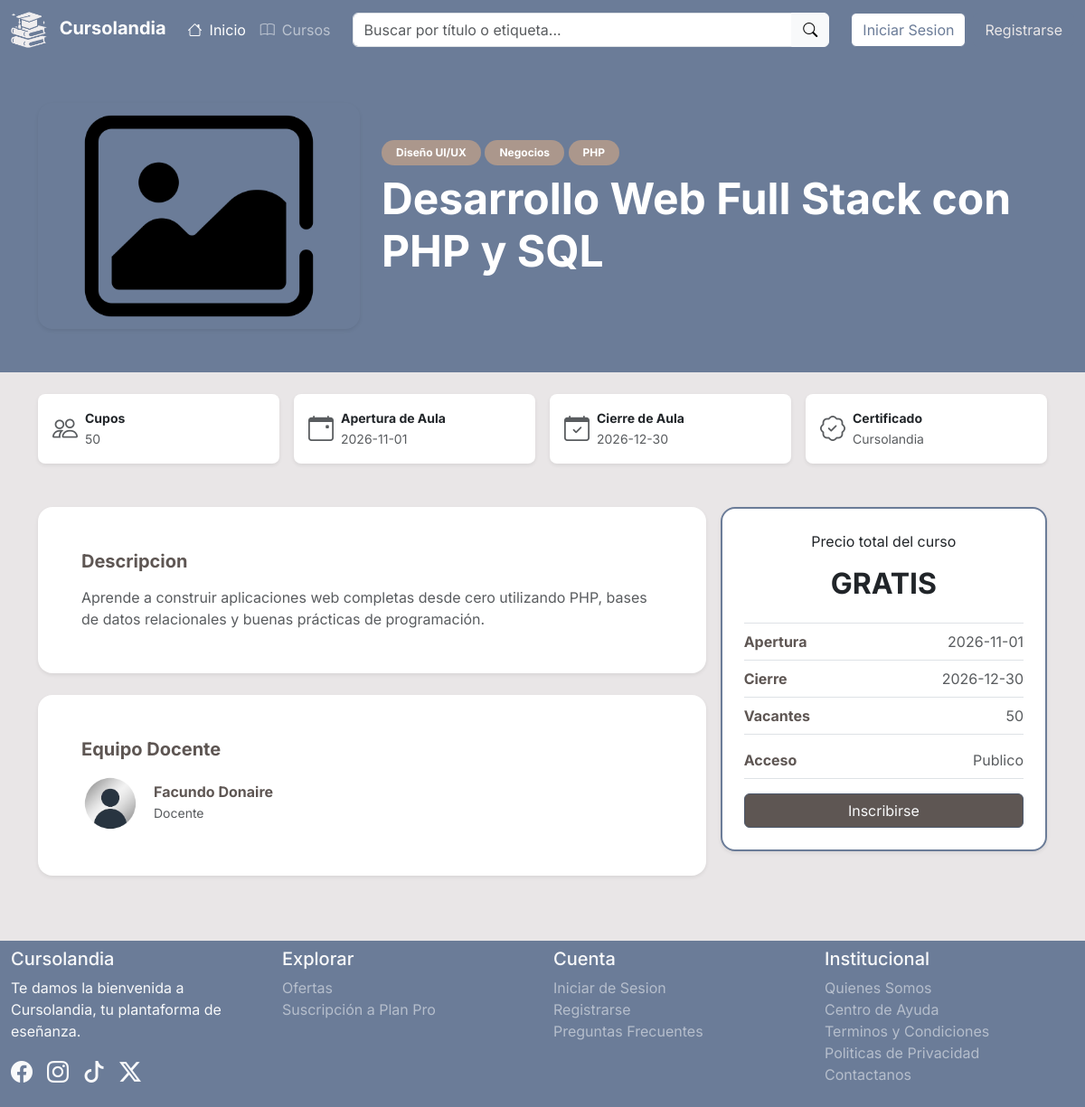
Before: /Interfaz/Cursos/detalles_c.php?id_c=1 with the older database file.
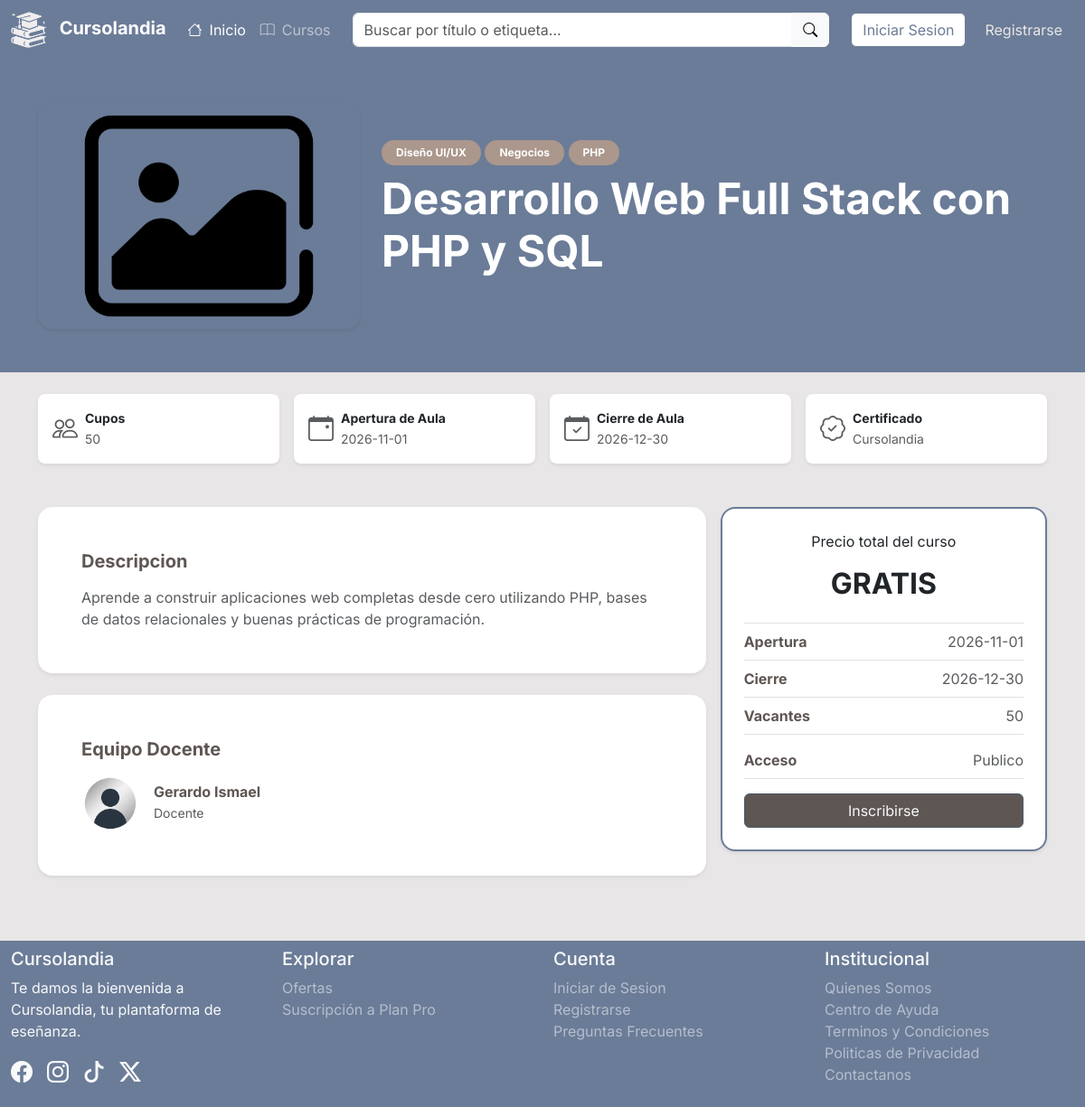
After: the same page with the newer database file.
### tables this page shows
CREATE TABLE Cursos (
    C_ID INT AUTO_INCREMENT NOT NULL,
    U_ID_Crea INT NOT NULL,
    C_Titulo VARCHAR (150) NOT NULL,
    C_Descripcion TEXT NOT NULL,
    C_Costo DECIMAL(10, 2) DEFAULT NULL,
    C_Cupos INT DEFAULT NULL,
    C_FDInicio DATE NOT NULL,
    C_FDFin DATE NOT NULL,
    C_Img VARCHAR(255) DEFAULT 'imgcurso_pordefecto.png',
    C_Acceso ENUM('Publico','Privado') NOT NULL DEFAULT 'Publico',
    PRIMARY KEY (C_ID),
    CONSTRAINT FK_U_ID_Crea FOREIGN KEY (U_ID_Crea) REFERENCES Usuarios(U_ID) ON DELETE CASCADE,
    CONSTRAINT chk_C_Costo CHECK (C_Costo IS NULL OR C_Costo >= 0),
    CONSTRAINT chk_C_Cupos CHECK (C_Cupos IS NULL OR C_Cupos >= 0),
    CONSTRAINT chk_C_Fechas CHECK (C_FDInicio <= C_FDFin)
);

CREATE TABLE Usuarios (
    U_ID INT AUTO_INCREMENT NOT NULL,
    U_DNI VARCHAR(8) NOT NULL,
    U_Nom VARCHAR(40) NOT NULL,
    U_Ape VARCHAR(40) NOT NULL,
    U_FDN DATE NOT NULL,
    U_Ant TEXT DEFAULT NULL,
    U_Email VARCHAR(255) NOT NULL,
    U_Contrasena VARCHAR(255) NOT NULL,
    U_Plan ENUM('Gratuito','Pro') NOT NULL DEFAULT 'Gratuito',
    U_Rol ENUM('usuario','admin') NOT NULL DEFAULT 'usuario',
    U_FotoDePerfil VARCHAR(255) NOT NULL DEFAULT 'avatar_pordefecto.avif',
    PRIMARY KEY (U_ID),
    UNIQUE (U_DNI),
    UNIQUE (U_Email),
    CONSTRAINT chk_U_Email CHECK (U_Email LIKE '%_@__%.__%')
);

### Persistencia/Consultas/CursoBD.php (called while the page is built, shortened)
<?php
    class CursoBD {
        public function datos_curso ($id_c) {
            $qry = "
                SELECT Cursos.*, U_Nom, U_Ape, U_FotoDePerfil,
                GROUP_CONCAT(E_Nombre SEPARATOR ', ') AS Etiquetas
                FROM Cursos INNER JOIN Usuarios ON U_ID_Crea = U_ID
                LEFT JOIN Tiene ON C_ID_Tiene = C_ID
                LEFT JOIN Etiquetas ON E_ID_Tiene = E_ID
                WHERE C_ID = '$id_c'
                GROUP BY Cursos.C_ID
            ";
            include RUTA_BASE . "/Persistencia/conexion.php";
            $result = mysqli_query($conexion,$qry);
            $fila = mysqli_fetch_array($result);
            return $fila;
        }
    }
?>

### Interfaz/Cursos/detalles_c.php (the view, shortened to what the rows shown need)
<?php
    include RUTA_BASE . '/Interfaz/Incluidos/cabecera.php';
    require_once RUTA_BASE . "/Persistencia/Consultas/InscripcionBD.php";
    require_once RUTA_BASE . "/Persistencia/Consultas/CursoBD.php";
    $cbdd = new CursoBD();
    $datos_c = $cbdd -> datos_curso($_SESSION["id_c"]);
    $etiquetas_c = !empty($datos_c["Etiquetas"]) ? explode(", ",$datos_c["Etiquetas"]) : array();
?>
<main>
    <section class="mi-bg-grisazulado text-white py-5 mb-4">
        <div class="container">
            <div class="row align-items-center g-4">
                <div class="col-12 col-md-7 col-lg-8 text-center text-md-start">
                    <?php if (!empty($etiquetas_c)): ?>
                        <?php foreach($etiquetas_c as $e): ?>
                            <span class="badge rounded-pill mi-bg-bronce px-3 py-2 mb-2"><?php echo $e; ?></span>
                        <?php endforeach; ?>
                    <?php endif; ?>
                    <h1 class="fw-bold mb-3 display-5 text-white"><?php echo $datos_c["C_Titulo"]; ?></h1>
                </div>
            </div>
        </div>
    </section>
    <section>
        <div class="container mb-5">
            <div class="row g-3">
                <div class="col-6 col-md-3">
                    <div class="card border-0 shadow-sm p-3 h-100 rounded-3 text-center text-md-start">
                        <div class="d-flex flex-column flex-md-row align-items-center">
                            <div>
                                <p class="fw-bold small mb-0">Cupos</p>
                                <?php if ($datos_c["C_Cupos"] == 0 || $datos_c["C_Cupos"] == null): ?>
                                    <span class="text-muted small">Ilimitados</span>
                                <?php else: ?>
                                    <span class="text-muted small"><?php echo $datos_c["C_Cupos"]; ?></span>
                                <?php endif; ?>
                            </div>
                        </div>
                    </div>
                </div>
                <div class="col-6 col-md-3">
                    <div class="card border-0 shadow-sm p-3 h-100 rounded-3 text-center text-md-start">
                        <div class="d-flex flex-column flex-md-row align-items-center">
                            <div>
                                <p class="fw-bold small mb-0">Apertura de Aula</p>
                                <span class="text-muted small"><?php echo $datos_c["C_FDInicio"]; ?></span>
                            </div>
                        </div>
                    </div>
                </div>
                <div class="col-6 col-md-3">
                    <div class="card border-0 shadow-sm p-3 h-100 rounded-3 text-center text-md-start">
                        <div class="d-flex flex-column flex-md-row align-items-center">
                            <div>
                                <p class="fw-bold small mb-0">Cierre de Aula</p>
                                <span class="text-muted small"><?php echo $datos_c["C_FDFin"]; ?></span>
                            </div>
                        </div>
                    </div>
                </div>
            </div>
        </div>
    </section>
    <section>
        <div class="container mb-5">
            <div class="row g-3">
                <div class="col-12 col-lg-4 order-lg-2">
                    <div class="bg-white shadow-sm p-4 mb-2 rounded-4 text-center border border-2 mi-border-grisazulado sticky-lg-top">
                        <?php if ($datos_c["C_Costo"] > 0): ?>
                            <h2 class="mb-4 mt-2 fw-bold"><?php echo "$" . $datos_c["C_Costo"]; ?></h2>
                        <?php else: ?>
                            <h2 class="mb-4 mt-2 fw-bold">GRATIS</h2>
                        <?php endif; ?>
                        <div class="text-start">
                            <p class="border-bottom border-top my-2 py-2 d-flex justify-content-between">
                                <span class="fw-bold mi-color-text">Apertura</span>
                                <span class="text-muted"><?php echo $datos_c["C_FDInicio"]; ?></span>
                            </p>
                            <p class="border-bottom pb-2 mb-2 d-flex justify-content-between">
                                <span class="fw-bold mi-color-text">Cierre</span>
                                <span class="text-muted"><?php echo $datos_c["C_FDFin"]; ?></span>
                            </p>
                            <p class="border-bottom pb-2 d-flex justify-content-between">
                                <span class="fw-bold mi-color-text">Vacantes</span>
                                <?php if ($datos_c["C_Cupos"] == 0 || $datos_c["C_Cupos"] == null): ?>
                                    <span class="text-muted">Lugares Ilimitados</span>
                                <?php else: ?>
                                    <span class="text-muted"><?php echo $datos_c["C_Cupos"]; ?></span>
                                <?php endif; ?>
                            </p>
                            <p class="border-bottom pb-2 d-flex justify-content-between">
                                <span class="fw-bold mi-color-text">Acceso</span>
                                <span class="text-muted"><?php echo $datos_c["C_Acceso"]; ?></span>
                            </p>
                        </div>
                    </div>
                </div>
                <div class="col-12 col-lg-8 order-lg-1">
                    <div class="border-0 bg-white shadow-sm rounded-4 p-4 p-md-5 mb-4">
                        <h5 class="fw-bold mi-color-text mb-3">Descripcion</h5>
                        <p class="text-muted mb-0">
                            <?php echo $datos_c["C_Descripcion"]; ?>
                        </p>
                    </div>
                    <div class="border-0 bg-white shadow-sm rounded-4 p-4 p-md-5 mb-4">
                        <div class="d-flex align-items-center">
                            <div>
                                <h6 class="fw-bold mb-0 mi-color-text"><?php echo $datos_c["U_Nom"] . " " . $datos_c["U_Ape"]; ?></h6>
                                <small class="text-muted">Docente</small>
                            </div>
                        </div>
                    </div>
                </div>
            </div>
        </div>
    </section>
</main>
<?php include RUTA_BASE . '/Interfaz/Incluidos/pie.php'; ?>

Changed rows visible on the page:
changed through a linked row, cursos "Desarrollo Web Full Stack con PHP y SQL": U_ID_Crea.U_Nom "Facundo" → "Gerardo"; U_ID_Crea.U_Ape "Donaire" → "Ismael"
